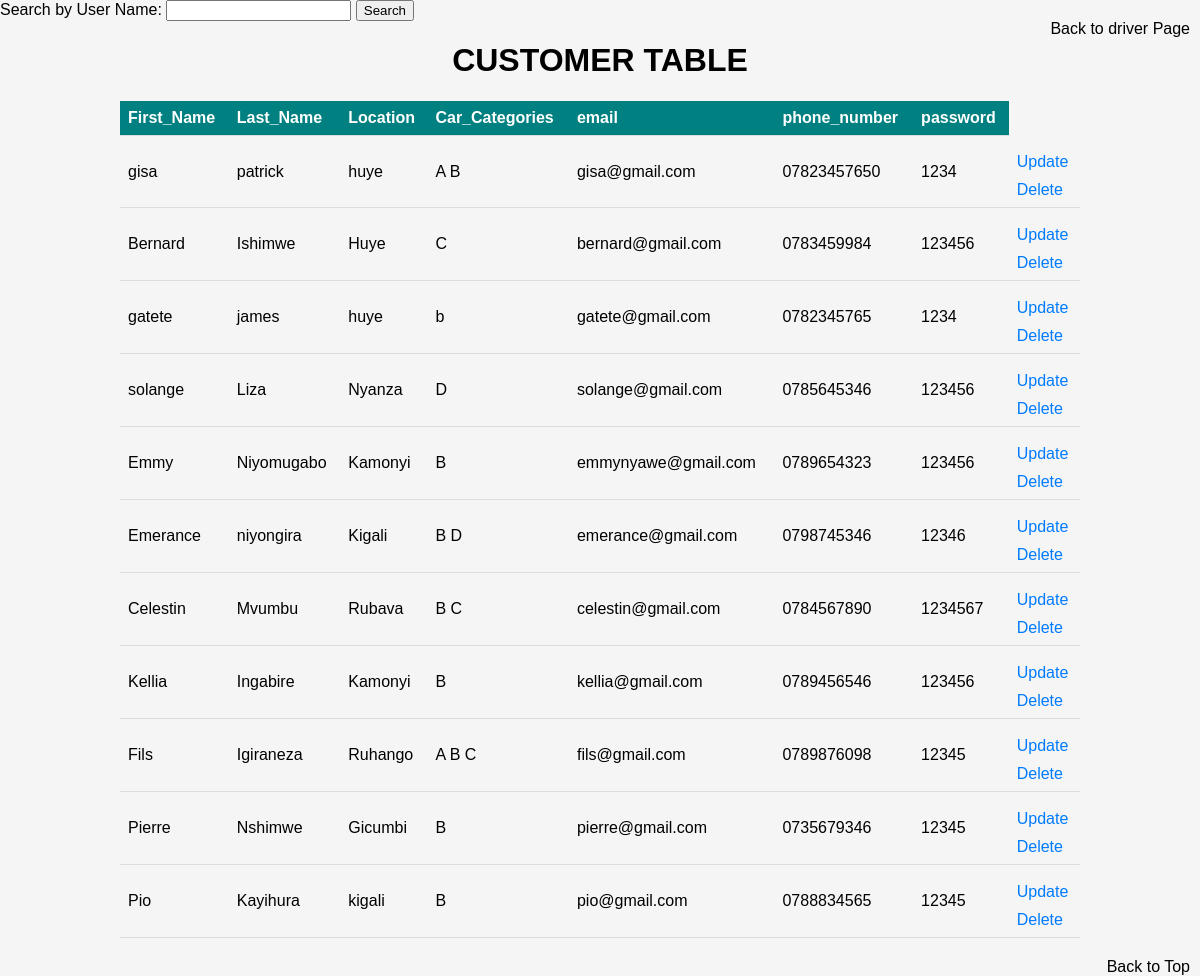
The app's page /customerview.php with its own data.
### tables this page shows
CREATE TABLE `customer` (
  `Customer_Id` int(11) NOT NULL,
  `First_Name` varchar(90) DEFAULT NULL,
  `Last_Name` varchar(90) DEFAULT NULL,
  `location` varchar(50) DEFAULT NULL,
  `Car_Categories` varchar(20) DEFAULT NULL,
  `email` varchar(100) DEFAULT NULL,
  `phone_number` varchar(15) DEFAULT NULL,
  `password` varchar(100) DEFAULT NULL
);

### customerview.php (the view, shortened to what this page needs)
<!DOCTYPE html>
<html lang="en">
<head>
</head>
<body>
    <div class="search-form">
        <form method="POST" action="searchcustomer.php">
            <label for="search_username">Search by User Name:</label>
            <input type="text" id="search_username" name="search_username" required>
            <input type="submit" value="Search">
        </form>
    </div>
    <?php
    include('connection.php');
    echo "<div style='text-align: center;'>";
echo "<h1>CUSTOMER TABLE</h1>";
    $sql = "SELECT * FROM customer";
    $result = $conn->query($sql);
    if ($result->num_rows > 0) {
        echo "<table >";
        echo "<tr><th>First_Name</th><th>Last_Name</th><th>Location</th><th>Car_Categories</th><th>email</th><th>phone_number</th><th>password</th></tr>";
        while ($row = $result->fetch_assoc()) {
            echo "<tr>";
            echo "<td>" . $row["First_Name"] . "</td>";
            echo "<td>" . $row["Last_Name"] . "</td>";
            echo "<td>" . $row["location"] . "</td>";
            echo "<td>" . $row["Car_Categories"] . "</td>";
            echo "<td>" . $row["email"] . "</td>";
            echo "<td>" . $row["phone_number"] . "</td>";
            echo "<td>" . $row["password"] . "</td>";
            echo "<td>";
            echo "<a href='updatecustomer.php?id=" . $row["First_Name"] . "'>Update</a>";
            echo "<a href='deletecustomer.php?id=" . $row["First_Name"] . "'>Delete</a>";
            echo "</td>";
            echo "</tr>";
        }
        echo "</table>";
        echo "<a href='driver.php' style='position: absolute; top: 10px; right: 10px; color: black;'>Back to driver Page</a>";
        echo "<a href='customerview.php' style='position: absolute; under: 10px; right: 10px; color: black;'>Back to Top</a>";
    } else {
        echo "No results found";
    }
    ?>
</body>
</html>

### customerview.php (style rules this page uses)
body { font-family: Arial, sans-serif; margin: 0; padding: 0; background-color: #f5f5f5; }
table { width: 80%; border-collapse: collapse; margin:10px auto; }
th, td { padding: 8px; text-align: left; border-bottom: 1px solid #ddd; }
th { background-color: teal; color: white; }
a { display: block; margin-top: 10px; text-decoration: none; color: #007bff; }

### records on screen
customer: First_Name "gisa", Last_Name "patrick", location "huye", Car_Categories "A B", email "gisa@gmail.com", phone_number "07823457650", password "1234"
customer: First_Name "Bernard", Last_Name "Ishimwe", location "Huye", Car_Categories "C", email "bernard@gmail.com", phone_number "0783459984", password "123456"
customer: First_Name "gatete", Last_Name "james", location "huye", Car_Categories "b", email "gatete@gmail.com", phone_number "0782345765", password "1234"
customer: First_Name "solange", Last_Name "Liza", location "Nyanza", Car_Categories "D", email "solange@gmail.com", phone_number "0785645346", password "123456"
customer: First_Name "Emmy", Last_Name "Niyomugabo", location "Kamonyi", Car_Categories "B", email "emmynyawe@gmail.com", phone_number "0789654323", password "123456"
customer: First_Name "Emerance", Last_Name "niyongira", location "Kigali", Car_Categories "B D", email "emerance@gmail.com", phone_number "0798745346", password "12346"
customer: First_Name "Celestin", Last_Name "Mvumbu", location "Rubava", Car_Categories "B C", email "celestin@gmail.com", phone_number "0784567890", password "1234567"
customer: First_Name "Kellia", Last_Name "Ingabire", location "Kamonyi", Car_Categories "B", email "kellia@gmail.com", phone_number "0789456546", password "123456"
customer: First_Name "Fils", Last_Name "Igiraneza", location "Ruhango", Car_Categories "A B C", email "fils@gmail.com", phone_number "0789876098", password "12345"
customer: First_Name "Pierre", Last_Name "Nshimwe", location "Gicumbi", Car_Categories "B", email "pierre@gmail.com", phone_number "0735679346", password "12345"
customer: First_Name "Pio", Last_Name "Kayihura", location "kigali", Car_Categories "B", email "pio@gmail.com", phone_number "0788834565", password "12345"
